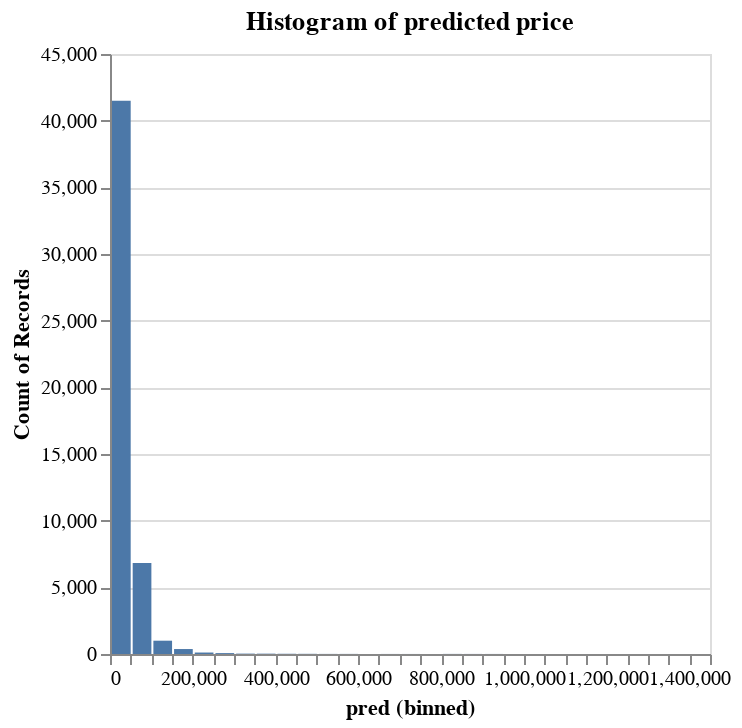

Write notebook code for a chart like this one.
### Markdown cell above
The model is not quite good at predicting fair prices of watch pieces that are too expensive or too cheap.

### Code cell
alt.Chart(prediction,
          title='Histogram of predicted price').mark_bar().encode(
    alt.X('pred:Q').bin(maxbins=60),
    y='count()'
)

### Figure 1 — Vega specification as saved in the notebook (floating-point values rounded to 4 significant figures)
{"$schema": "https://vega.github.io/schema/vega/v5.json", "data": [{"name": "source_0", "values": [{"__count": 41500, "bin_maxbins_60_pred": 0.0, "bin_maxbins_60_pred_end": 50000.0}, {"__count": 6820, "bin_maxbins_60_pred": 50000.0, "bin_maxbins_60_pred_end": 100000.0}, {"__count": 998, "bin_maxbins_60_pred": 100000.0, "bin_maxbins_60_pred_end": 150000.0}, {"__count": 372, "bin_maxbins_60_pred": 150000.0, "bin_maxbins_60_pred_end": 200000.0}, {"__count": 5, "bin_maxbins_60_pred": 850000.0, "bin_maxbins_60_pred_end": 900000.0}, {"__count": 67, "bin_maxbins_60_pred": 250000.0, "bin_maxbins_60_pred_end": 300000.0}, {"__count": 110, "bin_maxbins_60_pred": 200000.0, "bin_maxbins_60_pred_end": 250000.0}, {"__count": 17, "bin_maxbins_60_pred": 400000.0, "bin_maxbins_60_pred_end": 450000.0}, {"__count": 28, "bin_maxbins_60_pred": 300000.0, "bin_maxbins_60_pred_end": 350000.0}, {"__count": 25, "bin_maxbins_60_pred": 350000.0, "bin_maxbins_60_pred_end": 400000.0}, {"__count": 7, "bin_maxbins_60_pred": 800000.0, "bin_maxbins_60_pred_end": 850000.0}, {"__count": 13, "bin_maxbins_60_pred": 450000.0, "bin_maxbins_60_pred_end": 500000.0}, {"__count": 7, "bin_maxbins_60_pred": 550000.0, "bin_maxbins_60_pred_end": 600000.0}, {"__count": 4, "bin_maxbins_60_pred": 900000.0, "bin_maxbins_60_pred_end": 950000.0}, {"__count": 3, "bin_maxbins_60_pred": 700000.0, "bin_maxbins_60_pred_end": 750000.0}, {"__count": 1, "bin_maxbins_60_pred": 950000.0, "bin_maxbins_60_pred_end": 1000000.0}, {"__count": 7, "bin_maxbins_60_pred": 500000.0, "bin_maxbins_60_pred_end": 550000.0}, {"__count": 1, "bin_maxbins_60_pred": 1100000.0, "bin_maxbins_60_pred_end": 1150000.0}, {"__count": 1, "bin_maxbins_60_pred": 1250000.0, "bin_maxbins_60_pred_end": 1300000.0}, {"__count": 4, "bin_maxbins_60_pred": 650000.0, "bin_maxbins_60_pred_end": 700000.0}, {"__count": 2, "bin_maxbins_60_pred": 600000.0, "bin_maxbins_60_pred_end": 650000.0}, {"__count": 1, "bin_maxbins_60_pred": 1150000.0, "bin_maxbins_60_pred_end": 1200000.0}, {"__count": 1, "bin_maxbins_60_pred": 1350000.0, "bin_maxbins_60_pred_end": 1400000.0}, {"__count": 1, "bin_maxbins_60_pred": 1400000.0, "bin_maxbins_60_pred_end": 1450000.0}, {"__count": 1, "bin_maxbins_60_pred": 750000.0, "bin_maxbins_60_pred_end": 800000.0}]}, {"name": "source_0_y_domain___count", "values": [{"min": 1, "max": 41500}]}], "signals": [{"name": "bin_maxbins_60_pred_bins", "value": {"fields": ["pred"], "fname": "bin_pred", "start": 0.0, "step": 50000.0, "stop": 1450000.0}}], "marks": [{"type": "rect", "name": "marks", "from": {"data": "source_0"}, "encode": {"update": {"ariaRoleDescription": {"value": "bar"}, "description": {"signal": "\"pred (binned): \" + (!isValid(datum[\"bin_maxbins_60_pred\"]) || !isFinite(+datum[\"bin_maxbins_60_pred\"]) ? \"null\" : format(datum[\"bin_maxbins_60_pred\"], \"\") + \" – \" + format(datum[\"bin_maxbins_60_pred_end\"], \"\")) + \"; Count of Records: \" + (format(datum[\"__count\"], \"\"))"}, "x": {"field": "bin_maxbins_60_pred_end", "scale": "x", "offset": {"signal": "0.5 + (abs(scale(\"x\", datum[\"bin_maxbins_60_pred_end\"]) - scale(\"x\", datum[\"bin_maxbins_60_pred\"])) < 0.25 ? 0.5 * (0.25 - (abs(scale(\"x\", datum[\"bin_maxbins_60_pred_end\"]) - scale(\"x\", datum[\"bin_maxbins_60_pred\"])))) : -0.5)"}}, "y": {"field": "__count", "scale": "y"}, "x2": {"field": "bin_maxbins_60_pred", "scale": "x", "offset": {"signal": "0.5 + (abs(scale(\"x\", datum[\"bin_maxbins_60_pred_end\"]) - scale(\"x\", datum[\"bin_maxbins_60_pred\"])) < 0.25 ? -0.5 * (0.25 - (abs(scale(\"x\", datum[\"bin_maxbins_60_pred_end\"]) - scale(\"x\", datum[\"bin_maxbins_60_pred\"])))) : 0.5)"}}, "y2": {"value": 0, "scale": "y"}, "fill": {"value": "#4c78a8"}}}, "style": ["bar"]}], "scales": [{"name": "x", "type": "linear", "domain": {"signal": "[bin_maxbins_60_pred_bins.start, bin_maxbins_60_pred_bins.stop]"}, "range": [0, {"signal": "width"}], "bins": {"signal": "bin_maxbins_60_pred_bins"}, "zero": false}, {"name": "y", "type": "linear", "domain": [{"signal": "(data(\"source_0_y_domain___count\")[0] || {}).min"}, {"signal": "(data(\"source_0_y_domain___count\")[0] || {}).max"}], "range": [{"signal": "height"}, 0], "zero": true, "nice": true}], "axes": [{"scale": "y", "gridScale": "x", "ticks": false, "aria": false, "labels": false, "grid": true, "tickCount": {"signal": "ceil(height/40)"}, "orient": "left", "minExtent": 0, "maxExtent": 0, "domain": false, "zindex": 0}, {"scale": "x", "labelOverlap": true, "grid": false, "orient": "bottom", "title": "pred (binned)", "labelFlush": true, "tickCount": {"signal": "ceil(width/10)"}, "zindex": 0}, {"scale": "y", "zindex": 0, "grid": false, "title": "Count of Records", "orient": "left", "tickCount": {"signal": "ceil(height/40)"}, "labelOverlap": true}], "title": {"text": "Histogram of predicted price", "frame": "group"}, "style": "cell", "padding": 5, "background": "white", "width": 300, "height": 300}
